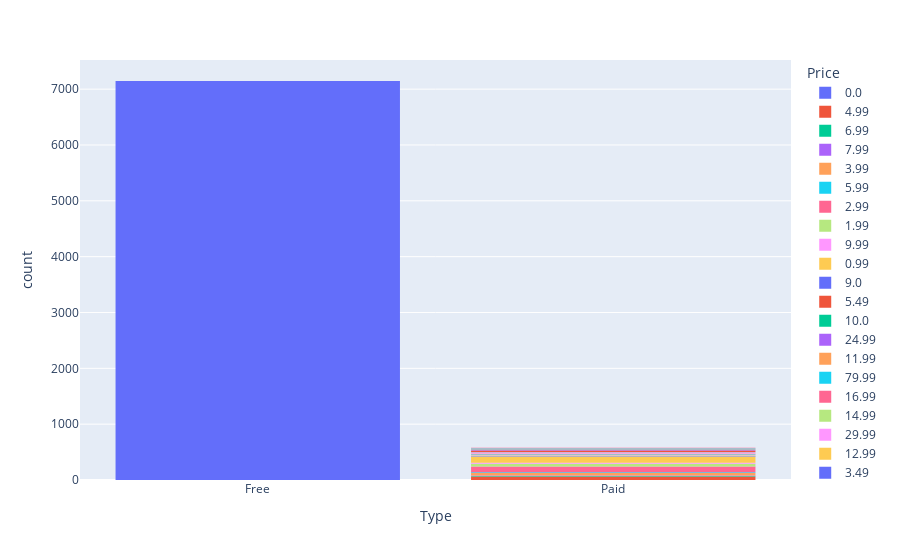

Notebook code for this chart:
### Code cell
px.histogram(dt, x ='Type', color = 'Price')

### Figure 1 — Plotly figure (JSON) as saved in the notebook; plotly's stock layout.template omitted (floating-point values rounded to 4 significant figures; data arrays with more than 128 entries replaced by an {"elided": "..."} marker saying what was removed)
{"data": [{"alignmentgroup": "True", "bingroup": "x", "hovertemplate": "Price=0.0<br>Type=%{x}<br>count=%{y}<extra></extra>", "legendgroup": "0.0", "marker": {"color": "#636efa", "pattern": {"shape": ""}}, "name": "0.0", "offsetgroup": "0.0", "orientation": "v", "showlegend": true, "type": "histogram", "x": {"elided": "7146 str values"}, "xaxis": "x", "yaxis": "y"}, {"alignmentgroup": "True", "bingroup": "x", "hovertemplate": "Price=4.99<br>Type=%{x}<br>count=%{y}<extra></extra>", "legendgroup": "4.99", "marker": {"color": "#EF553B", "pattern": {"shape": ""}}, "name": "4.99", "offsetgroup": "4.99", "orientation": "v", "showlegend": true, "type": "histogram", "x": ["Paid", "Paid", "Paid", "Paid", "Paid", "Paid", "Paid", "Paid", "Paid", "Paid", "Paid", "Paid", "Paid", "Paid", "Paid", "Paid", "Paid", "Paid", "Paid", "Paid", "Paid", "Paid", "Paid", "Paid", "Paid", "Paid", "Paid", "Paid", "Paid", "Paid", "Paid", "Paid", "Paid", "Paid", "Paid", "Paid", "Paid", "Paid", "Paid", "Paid", "Paid", "Paid", "Paid", "Paid", "Paid", "Paid", "Paid", "Paid", "Paid", "Paid", "Paid", "Paid", "Paid", "Paid", "Paid", "Paid", "Paid", "Paid", "Paid", "Paid", "Paid", "Paid", "Paid"], "xaxis": "x", "yaxis": "y"}, {"alignmentgroup": "True", "bingroup": "x", "hovertemplate": "Price=6.99<br>Type=%{x}<br>count=%{y}<extra></extra>", "legendgroup": "6.99", "marker": {"color": "#00cc96", "pattern": {"shape": ""}}, "name": "6.99", "offsetgroup": "6.99", "orientation": "v", "showlegend": true, "type": "histogram", "x": ["Paid", "Paid", "Paid", "Paid", "Paid", "Paid", "Paid", "Paid", "Paid"], "xaxis": "x", "yaxis": "y"}, {"alignmentgroup": "True", "bingroup": "x", "hovertemplate": "Price=7.99<br>Type=%{x}<br>count=%{y}<extra></extra>", "legendgroup": "7.99", "marker": {"color": "#ab63fa", "pattern": {"shape": ""}}, "name": "7.99", "offsetgroup": "7.99", "orientation": "v", "showlegend": true, "type": "histogram", "x": ["Paid", "Paid", "Paid", "Paid", "Paid", "Paid", "Paid"], "xaxis": "x", "yaxis": "y"}, {"alignmentgroup": "True", "bingroup": "x", "hovertemplate": "Price=3.99<br>Type=%{x}<br>count=%{y}<extra></extra>", "legendgroup": "3.99", "marker": {"color": "#FFA15A", "pattern": {"shape": ""}}, "name": "3.99", "offsetgroup": "3.99", "orientation": "v", "showlegend": true, "type": "histogram", "x": ["Paid", "Paid", "Paid", "Paid", "Paid", "Paid", "Paid", "Paid", "Paid", "Paid", "Paid", "Paid", "Paid", "Paid", "Paid", "Paid", "Paid", "Paid", "Paid", "Paid", "Paid", "Paid", "Paid", "Paid", "Paid", "Paid", "Paid", "Paid", "Paid", "Paid", "Paid", "Paid", "Paid", "Paid", "Paid", "Paid", "Paid", "Paid", "Paid", "Paid", "Paid", "Paid", "Paid", "Paid", "Paid"], "xaxis": "x", "yaxis": "y"}, {"alignmentgroup": "True", "bingroup": "x", "hovertemplate": "Price=5.99<br>Type=%{x}<br>count=%{y}<extra></extra>", "legendgroup": "5.99", "marker": {"color": "#19d3f3", "pattern": {"shape": ""}}, "name": "5.99", "offsetgroup": "5.99", "orientation": "v", "showlegend": true, "type": "histogram", "x": ["Paid", "Paid", "Paid", "Paid", "Paid", "Paid", "Paid", "Paid", "Paid", "Paid", "Paid", "Paid", "Paid", "Paid", "Paid"], "xaxis": "x", "yaxis": "y"}, {"alignmentgroup": "True", "bingroup": "x", "hovertemplate": "Price=2.99<br>Type=%{x}<br>count=%{y}<extra></extra>", "legendgroup": "2.99", "marker": {"color": "#FF6692", "pattern": {"shape": ""}}, "name": "2.99", "offsetgroup": "2.99", "orientation": "v", "showlegend": true, "type": "histogram", "x": ["Paid", "Paid", "Paid", "Paid", "Paid", "Paid", "Paid", "Paid", "Paid", "Paid", "Paid", "Paid", "Paid", "Paid", "Paid", "Paid", "Paid", "Paid", "Paid", "Paid", "Paid", "Paid", "Paid", "Paid", "Paid", "Paid", "Paid", "Paid", "Paid", "Paid", "Paid", "Paid", "Paid", "Paid", "Paid", "Paid", "Paid", "Paid", "Paid", "Paid", "Paid", "Paid", "Paid", "Paid", "Paid", "Paid", "Paid", "Paid", "Paid", "Paid", "Paid", "Paid", "Paid", "Paid", "Paid", "Paid", "Paid", "Paid", "Paid", "Paid", "Paid", "Paid", "Paid", "Paid", "Paid", "Paid", "Paid", "Paid", "Paid", "Paid", "Paid", "Paid", "Paid", "Paid", "Paid", "Paid", "Paid", "Paid", "Paid", "Paid", "Paid", "Paid", "Paid", "Paid", "Paid", "Paid", "Paid", "Paid", "Paid", "Paid", "Paid", "Paid", "Paid", "Paid", "Paid", "Paid", "Paid", "Paid", "Paid", "Paid", "Paid"], "xaxis": "x", "yaxis": "y"}, {"alignmentgroup": "True", "bingroup": "x", "hovertemplate": "Price=1.99<br>Type=%{x}<br>count=%{y}<extra></extra>", "legendgroup": "1.99", "marker": {"color": "#B6E880", "pattern": {"shape": ""}}, "name": "1.99", "offsetgroup": "1.99", "orientation": "v", "showlegend": true, "type": "histogram", "x": ["Paid", "Paid", "Paid", "Paid", "Paid", "Paid", "Paid", "Paid", "Paid", "Paid", "Paid", "Paid", "Paid", "Paid", "Paid", "Paid", "Paid", "Paid", "Paid", "Paid", "Paid", "Paid", "Paid", "Paid", "Paid", "Paid", "Paid", "Paid", "Paid", "Paid", "Paid", "Paid", "Paid", "Paid", "Paid", "Paid", "Paid", "Paid", "Paid", "Paid", "Paid", "Paid", "Paid", "Paid", "Paid", "Paid", "Paid", "Paid", "Paid", "Paid", "Paid", "Paid", "Paid"], "xaxis": "x", "yaxis": "y"}, {"alignmentgroup": "True", "bingroup": "x", "hovertemplate": "Price=9.99<br>Type=%{x}<br>count=%{y}<extra></extra>", "legendgroup": "9.99", "marker": {"color": "#FF97FF", "pattern": {"shape": ""}}, "name": "9.99", "offsetgroup": "9.99", "orientation": "v", "showlegend": true, "type": "histogram", "x": ["Paid", "Paid", "Paid", "Paid", "Paid", "Paid", "Paid", "Paid", "Paid", "Paid", "Paid", "Paid", "Paid", "Paid", "Paid", "Paid"], "xaxis": "x", "yaxis": "y"}, {"alignmentgroup": "True", "bingroup": "x", "hovertemplate": "Price=0.99<br>Type=%{x}<br>count=%{y}<extra></extra>", "legendgroup": "0.99", "marker": {"color": "#FECB52", "pattern": {"shape": ""}}, "name": "0.99", "offsetgroup": "0.99", "orientation": "v", "showlegend": true, "type": "histogram", "x": ["Paid", "Paid", "Paid", "Paid", "Paid", "Paid", "Paid", "Paid", "Paid", "Paid", "Paid", "Paid", "Paid", "Paid", "Paid", "Paid", "Paid", "Paid", "Paid", "Paid", "Paid", "Paid", "Paid", "Paid", "Paid", "Paid", "Paid", "Paid", "Paid", "Paid", "Paid", "Paid", "Paid", "Paid", "Paid", "Paid", "Paid", "Paid", "Paid", "Paid", "Paid", "Paid", "Paid", "Paid", "Paid", "Paid", "Paid", "Paid", "Paid", "Paid", "Paid", "Paid", "Paid", "Paid", "Paid", "Paid", "Paid", "Paid", "Paid", "Paid", "Paid", "Paid", "Paid", "Paid", "Paid", "Paid", "Paid", "Paid", "Paid", "Paid", "Paid", "Paid", "Paid", "Paid", "Paid", "Paid", "Paid", "Paid", "Paid", "Paid", "Paid", "Paid", "Paid", "Paid", "Paid", "Paid", "Paid", "Paid", "Paid", "Paid", "Paid", "Paid", "Paid", "Paid", "Paid", "Paid", "Paid", "Paid", "Paid", "Paid", "Paid", "Paid", "Paid", "Paid", "Paid"], "xaxis": "x", "yaxis": "y"}, {"alignmentgroup": "True", "bingroup": "x", "hovertemplate": "Price=9.0<br>Type=%{x}<br>count=%{y}<extra></extra>", "legendgroup": "9.0", "marker": {"color": "#636efa", "pattern": {"shape": ""}}, "name": "9.0", "offsetgroup": "9.0", "orientation": "v", "showlegend": true, "type": "histogram", "x": ["Paid", "Paid"], "xaxis": "x", "yaxis": "y"}, {"alignmentgroup": "True", "bingroup": "x", "hovertemplate": "Price=5.49<br>Type=%{x}<br>count=%{y}<extra></extra>", "legendgroup": "5.49", "marker": {"color": "#EF553B", "pattern": {"shape": ""}}, "name": "5.49", "offsetgroup": "5.49", "orientation": "v", "showlegend": true, "type": "histogram", "x": ["Paid", "Paid"], "xaxis": "x", "yaxis": "y"}, {"alignmentgroup": "True", "bingroup": "x", "hovertemplate": "Price=10.0<br>Type=%{x}<br>count=%{y}<extra></extra>", "legendgroup": "10.0", "marker": {"color": "#00cc96", "pattern": {"shape": ""}}, "name": "10.0", "offsetgroup": "10.0", "orientation": "v", "showlegend": true, "type": "histogram", "x": ["Paid", "Paid", "Paid"], "xaxis": "x", "yaxis": "y"}, {"alignmentgroup": "True", "bingroup": "x", "hovertemplate": "Price=24.99<br>Type=%{x}<br>count=%{y}<extra></extra>", "legendgroup": "24.99", "marker": {"color": "#ab63fa", "pattern": {"shape": ""}}, "name": "24.99", "offsetgroup": "24.99", "orientation": "v", "showlegend": true, "type": "histogram", "x": ["Paid", "Paid", "Paid", "Paid", "Paid"], "xaxis": "x", "yaxis": "y"}, {"alignmentgroup": "True", "bingroup": "x", "hovertemplate": "Price=11.99<br>Type=%{x}<br>count=%{y}<extra></extra>", "legendgroup": "11.99", "marker": {"color": "#FFA15A", "pattern": {"shape": ""}}, "name": "11.99", "offsetgroup": "11.99", "orientation": "v", "showlegend": true, "type": "histogram", "x": ["Paid", "Paid", "Paid", "Paid"], "xaxis": "x", "yaxis": "y"}, {"alignmentgroup": "True", "bingroup": "x", "hovertemplate": "Price=79.99<br>Type=%{x}<br>count=%{y}<extra></extra>", "legendgroup": "79.99", "marker": {"color": "#19d3f3", "pattern": {"shape": ""}}, "name": "79.99", "offsetgroup": "79.99", "orientation": "v", "showlegend": true, "type": "histogram", "x": ["Paid", "Paid"], "xaxis": "x", "yaxis": "y"}, {"alignmentgroup": "True", "bingroup": "x", "hovertemplate": "Price=16.99<br>Type=%{x}<br>count=%{y}<extra></extra>", "legendgroup": "16.99", "marker": {"color": "#FF6692", "pattern": {"shape": ""}}, "name": "16.99", "offsetgroup": "16.99", "orientation": "v", "showlegend": true, "type": "histogram", "x": ["Paid", "Paid", "Paid"], "xaxis": "x", "yaxis": "y"}, {"alignmentgroup": "True", "bingroup": "x", "hovertemplate": "Price=14.99<br>Type=%{x}<br>count=%{y}<extra></extra>", "legendgroup": "14.99", "marker": {"color": "#B6E880", "pattern": {"shape": ""}}, "name": "14.99", "offsetgroup": "14.99", "orientation": "v", "showlegend": true, "type": "histogram", "x": ["Paid", "Paid", "Paid", "Paid", "Paid", "Paid", "Paid", "Paid", "Paid", "Paid"], "xaxis": "x", "yaxis": "y"}, {"alignmentgroup": "True", "bingroup": "x", "hovertemplate": "Price=29.99<br>Type=%{x}<br>count=%{y}<extra></extra>", "legendgroup": "29.99", "marker": {"color": "#FF97FF", "pattern": {"shape": ""}}, "name": "29.99", "offsetgroup": "29.99", "orientation": "v", "showlegend": true, "type": "histogram", "x": ["Paid", "Paid", "Paid", "Paid", "Paid", "Paid"], "xaxis": "x", "yaxis": "y"}, {"alignmentgroup": "True", "bingroup": "x", "hovertemplate": "Price=12.99<br>Type=%{x}<br>count=%{y}<extra></extra>", "legendgroup": "12.99", "marker": {"color": "#FECB52", "pattern": {"shape": ""}}, "name": "12.99", "offsetgroup": "12.99", "orientation": "v", "showlegend": true, "type": "histogram", "x": ["Paid", "Paid", "Paid", "Paid"], "xaxis": "x", "yaxis": "y"}, {"alignmentgroup": "True", "bingroup": "x", "hovertemplate": "Price=3.49<br>Type=%{x}<br>count=%{y}<extra></extra>", "legendgroup": "3.49", "marker": {"color": "#636efa", "pattern": {"shape": ""}}, "name": "3.49", "offsetgroup": "3.49", "orientation": "v", "showlegend": true, "type": "histogram", "x": ["Paid", "Paid", "Paid", "Paid", "Paid", "Paid"], "xaxis": "x", "yaxis": "y"}, {"alignmentgroup": "True", "bingroup": "x", "hovertemplate": "Price=10.99<br>Type=%{x}<br>count=%{y}<extra></extra>", "legendgroup": "10.99", "marker": {"color": "#EF553B", "pattern": {"shape": ""}}, "name": "10.99", "offsetgroup": "10.99", "orientation": "v", "showlegend": true, "type": "histogram", "x": ["Paid", "Paid"], "xaxis": "x", "yaxis": "y"}, {"alignmentgroup": "True", "bingroup": "x", "hovertemplate": "Price=7.49<br>Type=%{x}<br>count=%{y}<extra></extra>", "legendgroup": "7.49", "marker": {"color": "#00cc96", "pattern": {"shape": ""}}, "name": "7.49", "offsetgroup": "7.49", "orientation": "v", "showlegend": true, "type": "histogram", "x": ["Paid"], "xaxis": "x", "yaxis": "y"}, {"alignmentgroup": "True", "bingroup": "x", "hovertemplate": "Price=1.5<br>Type=%{x}<br>count=%{y}<extra></extra>", "legendgroup": "1.5", "marker": {"color": "#ab63fa", "pattern": {"shape": ""}}, "name": "1.5", "offsetgroup": "1.5", "orientation": "v", "showlegend": true, "type": "histogram", "x": ["Paid"], "xaxis": "x", "yaxis": "y"}, {"alignmentgroup": "True", "bingroup": "x", "hovertemplate": "Price=19.99<br>Type=%{x}<br>count=%{y}<extra></extra>", "legendgroup": "19.99", "marker": {"color": "#FFA15A", "pattern": {"shape": ""}}, "name": "19.99", "offsetgroup": "19.99", "orientation": "v", "showlegend": true, "type": "histogram", "x": ["Paid", "Paid", "Paid", "Paid", "Paid"], "xaxis": "x", "yaxis": "y"}, {"alignmentgroup": "True", "bingroup": "x", "hovertemplate": "Price=15.99<br>Type=%{x}<br>count=%{y}<extra></extra>", "legendgroup": "15.99", "marker": {"color": "#19d3f3", "pattern": {"shape": ""}}, "name": "15.99", "offsetgroup": "15.99", "orientation": "v", "showlegend": true, "type": "histogram", "x": ["Paid"], "xaxis": "x", "yaxis": "y"}, {"alignmentgroup": "True", "bingroup": "x", "hovertemplate": "Price=33.99<br>Type=%{x}<br>count=%{y}<extra></extra>", "legendgroup": "33.99", "marker": {"color": "#FF6692", "pattern": {"shape": ""}}, "name": "33.99", "offsetgroup": "33.99", "orientation": "v", "showlegend": true, "type": "histogram", "x": ["Paid", "Paid"], "xaxis": "x", "yaxis": "y"}, {"alignmentgroup": "True", "bingroup": "x", "hovertemplate": "Price=39.99<br>Type=%{x}<br>count=%{y}<extra></extra>", "legendgroup": "39.99", "marker": {"color": "#B6E880", "pattern": {"shape": ""}}, "name": "39.99", "offsetgroup": "39.99", "orientation": "v", "showlegend": true, "type": "histogram", "x": ["Paid"], "xaxis": "x", "yaxis": "y"}, {"alignmentgroup": "True", "bingroup": "x", "hovertemplate": "Price=2.49<br>Type=%{x}<br>count=%{y}<extra></extra>", "legendgroup": "2.49", "marker": {"color": "#FF97FF", "pattern": {"shape": ""}}, "name": "2.49", "offsetgroup": "2.49", "orientation": "v", "showlegend": true, "type": "histogram", "x": ["Paid", "Paid", "Paid", "Paid", "Paid", "Paid", "Paid", "Paid", "Paid", "Paid", "Paid", "Paid", "Paid", "Paid", "Paid", "Paid", "Paid"], "xaxis": "x", "yaxis": "y"}, {"alignmentgroup": "True", "bingroup": "x", "hovertemplate": "Price=4.49<br>Type=%{x}<br>count=%{y}<extra></extra>", "legendgroup": "4.49", "marker": {"color": "#FECB52", "pattern": {"shape": ""}}, "name": "4.49", "offsetgroup": "4.49", "orientation": "v", "showlegend": true, "type": "histogram", "x": ["Paid", "Paid", "Paid", "Paid", "Paid", "Paid", "Paid", "Paid"], "xaxis": "x", "yaxis": "y"}, {"alignmentgroup": "True", "bingroup": "x", "hovertemplate": "Price=1.7<br>Type=%{x}<br>count=%{y}<extra></extra>", "legendgroup": "1.7", "marker": {"color": "#636efa", "pattern": {"shape": ""}}, "name": "1.7", "offsetgroup": "1.7", "orientation": "v", "showlegend": true, "type": "histogram", "x": ["Paid", "Paid"], "xaxis": "x", "yaxis": "y"}, {"alignmentgroup": "True", "bingroup": "x", "hovertemplate": "Price=1.49<br>Type=%{x}<br>count=%{y}<extra></extra>", "legendgroup": "1.49", "marker": {"color": "#EF553B", "pattern": {"shape": ""}}, "name": "1.49", "offsetgroup": "1.49", "orientation": "v", "showlegend": true, "type": "histogram", "x": ["Paid", "Paid", "Paid", "Paid", "Paid", "Paid", "Paid", "Paid", "Paid", "Paid", "Paid", "Paid", "Paid", "Paid", "Paid", "Paid", "Paid", "Paid", "Paid", "Paid", "Paid", "Paid", "Paid", "Paid", "Paid", "Paid", "Paid"], "xaxis": "x", "yaxis": "y"}, {"alignmentgroup": "True", "bingroup": "x", "hovertemplate": "Price=3.88<br>Type=%{x}<br>count=%{y}<extra></extra>", "legendgroup": "3.88", "marker": {"color": "#00cc96", "pattern": {"shape": ""}}, "name": "3.88", "offsetgroup": "3.88", "orientation": "v", "showlegend": true, "type": "histogram", "x": ["Paid"], "xaxis": "x", "yaxis": "y"}, {"alignmentgroup": "True", "bingroup": "x", "hovertemplate": "Price=399.99<br>Type=%{x}<br>count=%{y}<extra></extra>", "legendgroup": "399.99", "marker": {"color": "#ab63fa", "pattern": {"shape": ""}}, "name": "399.99", "offsetgroup": "399.99", "orientation": "v", "showlegend": true, "type": "histogram", "x": ["Paid", "Paid", "Paid", "Paid", "Paid", "Paid", "Paid", "Paid", "Paid", "Paid", "Paid"], "xaxis": "x", "yaxis": "y"}, {"alignmentgroup": "True", "bingroup": "x", "hovertemplate": "Price=17.99<br>Type=%{x}<br>count=%{y}<extra></extra>", "legendgroup": "17.99", "marker": {"color": "#FFA15A", "pattern": {"shape": ""}}, "name": "17.99", "offsetgroup": "17.99", "orientation": "v", "showlegend": true, "type": "histogram", "x": ["Paid", "Paid"], "xaxis": "x", "yaxis": "y"}, {"alignmentgroup": "True", "bingroup": "x", "hovertemplate": "Price=400.0<br>Type=%{x}<br>count=%{y}<extra></extra>", "legendgroup": "400.0", "marker": {"color": "#19d3f3", "pattern": {"shape": ""}}, "name": "400.0", "offsetgroup": "400.0", "orientation": "v", "showlegend": true, "type": "histogram", "x": ["Paid"], "xaxis": "x", "yaxis": "y"}, {"alignmentgroup": "True", "bingroup": "x", "hovertemplate": "Price=3.02<br>Type=%{x}<br>count=%{y}<extra></extra>", "legendgroup": "3.02", "marker": {"color": "#FF6692", "pattern": {"shape": ""}}, "name": "3.02", "offsetgroup": "3.02", "orientation": "v", "showlegend": true, "type": "histogram", "x": ["Paid"], "xaxis": "x", "yaxis": "y"}, {"alignmentgroup": "True", "bingroup": "x", "hovertemplate": "Price=1.76<br>Type=%{x}<br>count=%{y}<extra></extra>", "legendgroup": "1.76", "marker": {"color": "#B6E880", "pattern": {"shape": ""}}, "name": "1.76", "offsetgroup": "1.76", "orientation": "v", "showlegend": true, "type": "histogram", "x": ["Paid"], "xaxis": "x", "yaxis": "y"}, {"alignmentgroup": "True", "bingroup": "x", "hovertemplate": "Price=4.84<br>Type=%{x}<br>count=%{y}<extra></extra>", "legendgroup": "4.84", "marker": {"color": "#FF97FF", "pattern": {"shape": ""}}, "name": "4.84", "offsetgroup": "4.84", "orientation": "v", "showlegend": true, "type": "histogram", "x": ["Paid"], "xaxis": "x", "yaxis": "y"}, {"alignmentgroup": "True", "bingroup": "x", "hovertemplate": "Price=4.77<br>Type=%{x}<br>count=%{y}<extra></extra>", "legendgroup": "4.77", "marker": {"color": "#FECB52", "pattern": {"shape": ""}}, "name": "4.77", "offsetgroup": "4.77", "orientation": "v", "showlegend": true, "type": "histogram", "x": ["Paid"], "xaxis": "x", "yaxis": "y"}, {"alignmentgroup": "True", "bingroup": "x", "hovertemplate": "Price=1.61<br>Type=%{x}<br>count=%{y}<extra></extra>", "legendgroup": "1.61", "marker": {"color": "#636efa", "pattern": {"shape": ""}}, "name": "1.61", "offsetgroup": "1.61", "orientation": "v", "showlegend": true, "type": "histogram", "x": ["Paid"], "xaxis": "x", "yaxis": "y"}, {"alignmentgroup": "True", "bingroup": "x", "hovertemplate": "Price=1.59<br>Type=%{x}<br>count=%{y}<extra></extra>", "legendgroup": "1.59", "marker": {"color": "#EF553B", "pattern": {"shape": ""}}, "name": "1.59", "offsetgroup": "1.59", "orientation": "v", "showlegend": true, "type": "histogram", "x": ["Paid"], "xaxis": "x", "yaxis": "y"}, {"alignmentgroup": "True", "bingroup": "x", "hovertemplate": "Price=6.49<br>Type=%{x}<br>count=%{y}<extra></extra>", "legendgroup": "6.49", "marker": {"color": "#00cc96", "pattern": {"shape": ""}}, "name": "6.49", "offsetgroup": "6.49", "orientation": "v", "showlegend": true, "type": "histogram", "x": ["Paid"], "xaxis": "x", "yaxis": "y"}, {"alignmentgroup": "True", "bingroup": "x", "hovertemplate": "Price=1.29<br>Type=%{x}<br>count=%{y}<extra></extra>", "legendgroup": "1.29", "marker": {"color": "#ab63fa", "pattern": {"shape": ""}}, "name": "1.29", "offsetgroup": "1.29", "orientation": "v", "showlegend": true, "type": "histogram", "x": ["Paid"], "xaxis": "x", "yaxis": "y"}, {"alignmentgroup": "True", "bingroup": "x", "hovertemplate": "Price=299.99<br>Type=%{x}<br>count=%{y}<extra></extra>", "legendgroup": "299.99", "marker": {"color": "#FFA15A", "pattern": {"shape": ""}}, "name": "299.99", "offsetgroup": "299.99", "orientation": "v", "showlegend": true, "type": "histogram", "x": ["Paid"], "xaxis": "x", "yaxis": "y"}, {"alignmentgroup": "True", "bingroup": "x", "hovertemplate": "Price=379.99<br>Type=%{x}<br>count=%{y}<extra></extra>", "legendgroup": "379.99", "marker": {"color": "#19d3f3", "pattern": {"shape": ""}}, "name": "379.99", "offsetgroup": "379.99", "orientation": "v", "showlegend": true, "type": "histogram", "x": ["Paid"], "xaxis": "x", "yaxis": "y"}, {"alignmentgroup": "True", "bingroup": "x", "hovertemplate": "Price=37.99<br>Type=%{x}<br>count=%{y}<extra></extra>", "legendgroup": "37.99", "marker": {"color": "#FF6692", "pattern": {"shape": ""}}, "name": "37.99", "offsetgroup": "37.99", "orientation": "v", "showlegend": true, "type": "histogram", "x": ["Paid"], "xaxis": "x", "yaxis": "y"}, {"alignmentgroup": "True", "bingroup": "x", "hovertemplate": "Price=18.99<br>Type=%{x}<br>count=%{y}<extra></extra>", "legendgroup": "18.99", "marker": {"color": "#B6E880", "pattern": {"shape": ""}}, "name": "18.99", "offsetgroup": "18.99", "orientation": "v", "showlegend": true, "type": "histogram", "x": ["Paid"], "xaxis": "x", "yaxis": "y"}, {"alignmentgroup": "True", "bingroup": "x", "hovertemplate": "Price=389.99<br>Type=%{x}<br>count=%{y}<extra></extra>", "legendgroup": "389.99", "marker": {"color": "#FF97FF", "pattern": {"shape": ""}}, "name": "389.99", "offsetgroup": "389.99", "orientation": "v", "showlegend": true, "type": "histogram", "x": ["Paid"], "xaxis": "x", "yaxis": "y"}, {"alignmentgroup": "True", "bingroup": "x", "hovertemplate": "Price=8.49<br>Type=%{x}<br>count=%{y}<extra></extra>", "legendgroup": "8.49", "marker": {"color": "#FECB52", "pattern": {"shape": ""}}, "name": "8.49", "offsetgroup": "8.49", "orientation": "v", "showlegend": true, "type": "histogram", "x": ["Paid"], "xaxis": "x", "yaxis": "y"}, {"alignmentgroup": "True", "bingroup": "x", "hovertemplate": "Price=1.75<br>Type=%{x}<br>count=%{y}<extra></extra>", "legendgroup": "1.75", "marker": {"color": "#636efa", "pattern": {"shape": ""}}, "name": "1.75", "offsetgroup": "1.75", "orientation": "v", "showlegend": true, "type": "histogram", "x": ["Paid"], "xaxis": "x", "yaxis": "y"}, {"alignmentgroup": "True", "bingroup": "x", "hovertemplate": "Price=14.0<br>Type=%{x}<br>count=%{y}<extra></extra>", "legendgroup": "14.0", "marker": {"color": "#EF553B", "pattern": {"shape": ""}}, "name": "14.0", "offsetgroup": "14.0", "orientation": "v", "showlegend": true, "type": "histogram", "x": ["Paid"], "xaxis": "x", "yaxis": "y"}, {"alignmentgroup": "True", "bingroup": "x", "hovertemplate": "Price=2.0<br>Type=%{x}<br>count=%{y}<extra></extra>", "legendgroup": "2.0", "marker": {"color": "#00cc96", "pattern": {"shape": ""}}, "name": "2.0", "offsetgroup": "2.0", "orientation": "v", "showlegend": true, "type": "histogram", "x": ["Paid"], "xaxis": "x", "yaxis": "y"}, {"alignmentgroup": "True", "bingroup": "x", "hovertemplate": "Price=3.08<br>Type=%{x}<br>count=%{y}<extra></extra>", "legendgroup": "3.08", "marker": {"color": "#ab63fa", "pattern": {"shape": ""}}, "name": "3.08", "offsetgroup": "3.08", "orientation": "v", "showlegend": true, "type": "histogram", "x": ["Paid"], "xaxis": "x", "yaxis": "y"}, {"alignmentgroup": "True", "bingroup": "x", "hovertemplate": "Price=2.59<br>Type=%{x}<br>count=%{y}<extra></extra>", "legendgroup": "2.59", "marker": {"color": "#FFA15A", "pattern": {"shape": ""}}, "name": "2.59", "offsetgroup": "2.59", "orientation": "v", "showlegend": true, "type": "histogram", "x": ["Paid"], "xaxis": "x", "yaxis": "y"}, {"alignmentgroup": "True", "bingroup": "x", "hovertemplate": "Price=19.4<br>Type=%{x}<br>count=%{y}<extra></extra>", "legendgroup": "19.4", "marker": {"color": "#19d3f3", "pattern": {"shape": ""}}, "name": "19.4", "offsetgroup": "19.4", "orientation": "v", "showlegend": true, "type": "histogram", "x": ["Paid"], "xaxis": "x", "yaxis": "y"}, {"alignmentgroup": "True", "bingroup": "x", "hovertemplate": "Price=15.46<br>Type=%{x}<br>count=%{y}<extra></extra>", "legendgroup": "15.46", "marker": {"color": "#FF6692", "pattern": {"shape": ""}}, "name": "15.46", "offsetgroup": "15.46", "orientation": "v", "showlegend": true, "type": "histogram", "x": ["Paid"], "xaxis": "x", "yaxis": "y"}, {"alignmentgroup": "True", "bingroup": "x", "hovertemplate": "Price=8.99<br>Type=%{x}<br>count=%{y}<extra></extra>", "legendgroup": "8.99", "marker": {"color": "#B6E880", "pattern": {"shape": ""}}, "name": "8.99", "offsetgroup": "8.99", "orientation": "v", "showlegend": true, "type": "histogram", "x": ["Paid", "Paid"], "xaxis": "x", "yaxis": "y"}, {"alignmentgroup": "True", "bingroup": "x", "hovertemplate": "Price=3.04<br>Type=%{x}<br>count=%{y}<extra></extra>", "legendgroup": "3.04", "marker": {"color": "#FF97FF", "pattern": {"shape": ""}}, "name": "3.04", "offsetgroup": "3.04", "orientation": "v", "showlegend": true, "type": "histogram", "x": ["Paid"], "xaxis": "x", "yaxis": "y"}, {"alignmentgroup": "True", "bingroup": "x", "hovertemplate": "Price=13.99<br>Type=%{x}<br>count=%{y}<extra></extra>", "legendgroup": "13.99", "marker": {"color": "#FECB52", "pattern": {"shape": ""}}, "name": "13.99", "offsetgroup": "13.99", "orientation": "v", "showlegend": true, "type": "histogram", "x": ["Paid"], "xaxis": "x", "yaxis": "y"}, {"alignmentgroup": "True", "bingroup": "x", "hovertemplate": "Price=4.29<br>Type=%{x}<br>count=%{y}<extra></extra>", "legendgroup": "4.29", "marker": {"color": "#636efa", "pattern": {"shape": ""}}, "name": "4.29", "offsetgroup": "4.29", "orientation": "v", "showlegend": true, "type": "histogram", "x": ["Paid"], "xaxis": "x", "yaxis": "y"}, {"alignmentgroup": "True", "bingroup": "x", "hovertemplate": "Price=3.28<br>Type=%{x}<br>count=%{y}<extra></extra>", "legendgroup": "3.28", "marker": {"color": "#EF553B", "pattern": {"shape": ""}}, "name": "3.28", "offsetgroup": "3.28", "orientation": "v", "showlegend": true, "type": "histogram", "x": ["Paid"], "xaxis": "x", "yaxis": "y"}, {"alignmentgroup": "True", "bingroup": "x", "hovertemplate": "Price=4.6<br>Type=%{x}<br>count=%{y}<extra></extra>", "legendgroup": "4.6", "marker": {"color": "#00cc96", "pattern": {"shape": ""}}, "name": "4.6", "offsetgroup": "4.6", "orientation": "v", "showlegend": true, "type": "histogram", "x": ["Paid"], "xaxis": "x", "yaxis": "y"}, {"alignmentgroup": "True", "bingroup": "x", "hovertemplate": "Price=1.0<br>Type=%{x}<br>count=%{y}<extra></extra>", "legendgroup": "1.0", "marker": {"color": "#ab63fa", "pattern": {"shape": ""}}, "name": "1.0", "offsetgroup": "1.0", "orientation": "v", "showlegend": true, "type": "histogram", "x": ["Paid", "Paid"], "xaxis": "x", "yaxis": "y"}, {"alignmentgroup": "True", "bingroup": "x", "hovertemplate": "Price=2.9<br>Type=%{x}<br>count=%{y}<extra></extra>", "legendgroup": "2.9", "marker": {"color": "#FFA15A", "pattern": {"shape": ""}}, "name": "2.9", "offsetgroup": "2.9", "orientation": "v", "showlegend": true, "type": "histogram", "x": ["Paid"], "xaxis": "x", "yaxis": "y"}, {"alignmentgroup": "True", "bingroup": "x", "hovertemplate": "Price=1.97<br>Type=%{x}<br>count=%{y}<extra></extra>", "legendgroup": "1.97", "marker": {"color": "#19d3f3", "pattern": {"shape": ""}}, "name": "1.97", "offsetgroup": "1.97", "orientation": "v", "showlegend": true, "type": "histogram", "x": ["Paid"], "xaxis": "x", "yaxis": "y"}, {"alignmentgroup": "True", "bingroup": "x", "hovertemplate": "Price=2.56<br>Type=%{x}<br>count=%{y}<extra></extra>", "legendgroup": "2.56", "marker": {"color": "#FF6692", "pattern": {"shape": ""}}, "name": "2.56", "offsetgroup": "2.56", "orientation": "v", "showlegend": true, "type": "histogram", "x": ["Paid"], "xaxis": "x", "yaxis": "y"}, {"alignmentgroup": "True", "bingroup": "x", "hovertemplate": "Price=1.2<br>Type=%{x}<br>count=%{y}<extra></extra>", "legendgroup": "1.2", "marker": {"color": "#B6E880", "pattern": {"shape": ""}}, "name": "1.2", "offsetgroup": "1.2", "orientation": "v", "showlegend": true, "type": "histogram", "x": ["Paid"], "xaxis": "x", "yaxis": "y"}], "layout": {"barmode": "relative", "legend": {"title": {"text": "Price"}, "tracegroupgap": 0}, "margin": {"t": 60}, "xaxis": {"anchor": "y", "domain": [0, 1], "title": {"text": "Type"}}, "yaxis": {"anchor": "x", "domain": [0, 1], "title": {"text": "count"}}}}
